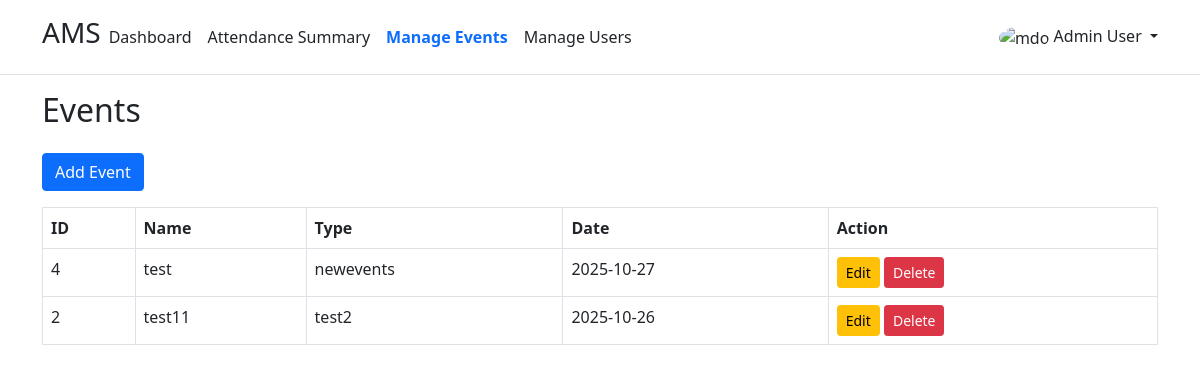
Page /events_crud.php (signed in) on the committed database.
### tables this page shows
CREATE TABLE IF NOT EXISTS `veranstaltung` (
  `id` int(11) NOT NULL AUTO_INCREMENT,
  `name` varchar(255) NOT NULL,
  `event_type` varchar(100) DEFAULT NULL,
  `event_date` date NOT NULL,
  `created_at` timestamp NULL DEFAULT CURRENT_TIMESTAMP,
  PRIMARY KEY (`id`),
  KEY `idx_events_date` (`event_date`),
  KEY `idx_events_type_date` (`event_type`,`event_date`)
);

### auth.php (called while the page is built, shortened)
<?php
function current_user() {
    return $_SESSION['user'] ?? null;
}

### events_crud.php (the view, shortened to what this page needs)
<?php
require_once "auth.php";
$current_user = current_user();
$can_edit = in_array($current_user['role'], ['admin','manager']);
$stmt = $conn->query("SELECT * FROM veranstaltung ORDER BY event_date DESC LIMIT 200");
$events = $stmt->fetchAll();
?>
<!doctype html>
<html>
<head>
<link rel="stylesheet" href="https://getbootstrap.com/docs/5.0/examples/headers/headers.css">
<link rel="stylesheet" href="https://getbootstrap.com/docs/5.0/dist/css/bootstrap.min.css">
<script src="https://getbootstrap.com/docs/5.0/dist/js/bootstrap.bundle.min.js"></script></head>
<body class="">
        <?php include 'header.php'; ?>
<div class="container">
    <h2 class="mb-4">Events</h2>
    <?php if ($can_edit): ?>
    <button class="btn btn-primary mb-3"  onclick="openModal()">Add Event</button>
    <?php endif; ?>
    <table class="table table-bordered">
        <thead>
            <tr>
                <th>ID</th><th>Name</th><th>Type</th><th>Date</th>
                <?php if ($can_edit) echo "<th>Action</th>"; ?>
            </tr>
        </thead>
        <tbody>
        <?php foreach ($events as $e): ?>
            <tr>
                <td><?php echo $e['id'];?></td>
                <td><?php echo htmlspecialchars($e['name']);?></td>
                <td><?php echo htmlspecialchars($e['event_type']);?></td>
                <td><?php echo htmlspecialchars($e['event_date']);?></td>
                <?php if ($can_edit): ?>
                <td>
                    <button class="btn btn-sm btn-warning"
                        onclick='openModal(<?php echo json_encode($e); ?>)'>Edit</button>
                    <form method="post" style="display:inline">
                        <button class="btn btn-sm btn-danger" type="submit" onclick="return confirm('Delete?')">Delete</button>
                    </form>
                </td>
                <?php endif; ?>
            </tr>
        <?php endforeach; ?>
        </tbody>
    </table>
</div>
</body>
</html>

### rows in the picture
veranstaltung: id "4", name "test", event_type "newevents", event_date "2025-10-27"
veranstaltung: id "2", name "test11", event_type "test2", event_date "2025-10-26"

### other values in the picture
$current_user['name'] "Admin User"
